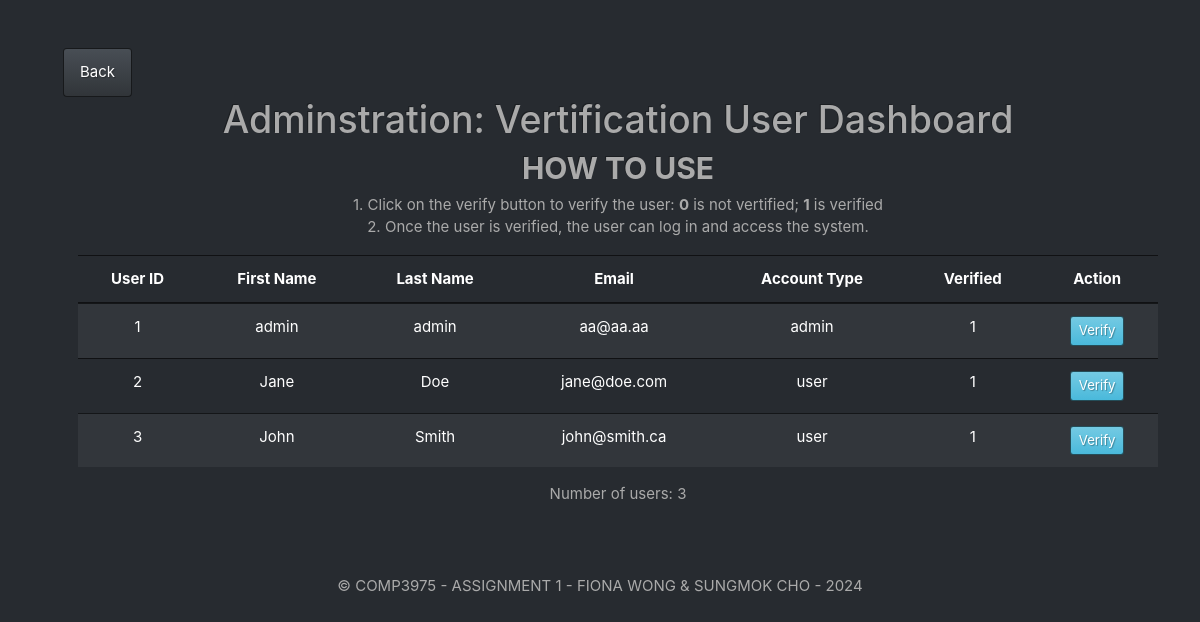
Page /members/admin.php on the earlier database version.
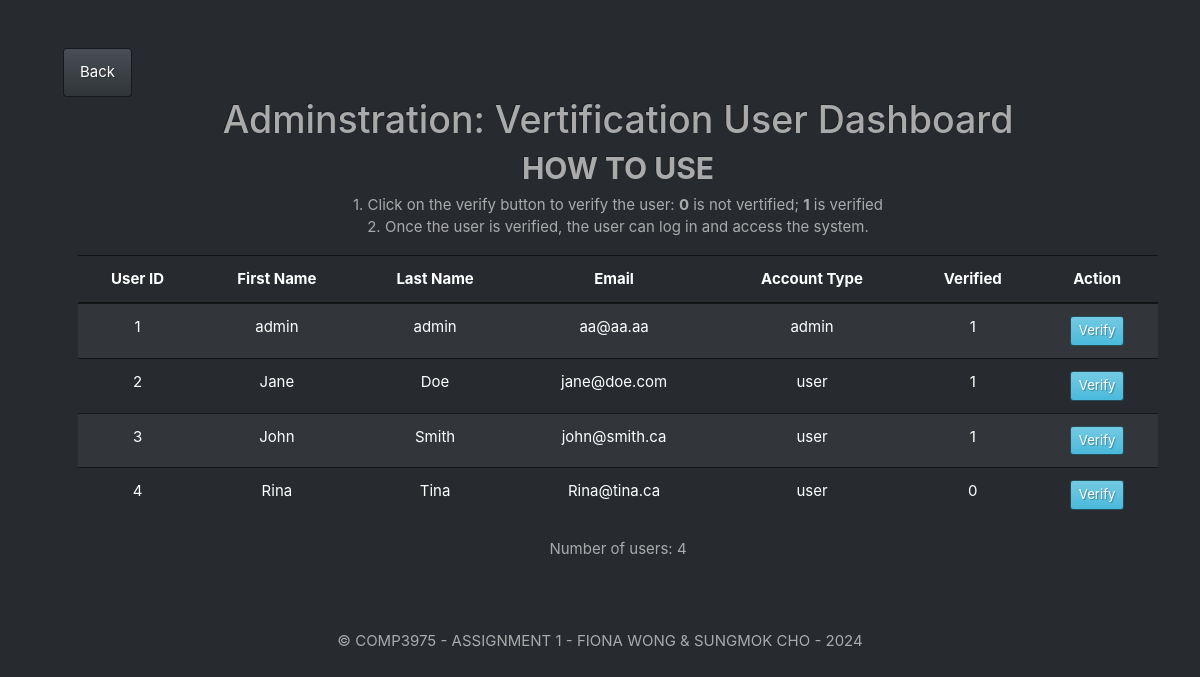
Same page on the later database version.
### tables this page shows
CREATE TABLE users (
    id INTEGER PRIMARY KEY AUTOINCREMENT,
    username TEXT NOT NULL,
    password TEXT NOT NULL, 
    first_name TEXT NOT NULL,
    last_name TEXT NOT NULL,
    account_type TEXT NOT NULL,
    verified BOOLEAN DEFAULT 0,
    created_at DATETIME DEFAULT CURRENT_TIMESTAMP
);

### bank.php (called while the page is built, shortened)
<?php
class Bank{
    private $dbPath;
    public function __construct($dbPath) {
        $this->dbPath = $dbPath;
    }
    public function getUsers() {
        $conn = new SQLite3($this->dbPath);
        $sql = "SELECT * FROM users";
        $result = $conn->query($sql);
        $users = [];
        while ($row = $result->fetchArray(SQLITE3_ASSOC)) {
            $users[] = $row;
        }
        return $users;
    }
}
?>

### members/admin.php (the view, shortened to what this page needs)
<?php include("../include/_header.php") ?>
<a href="home.php" class="btn btn-primary">Back</a>
<div class="container text-center">
    <h1>Adminstration: Vertification User Dashboard</h1>
    <h2><b>HOW TO USE</b></h2>
    <p> 1. Click on the verify button to verify the user: <b>0</b> is not vertified; <b>1</b> is verified <br>
     2. Once the user is verified, the user can log in and access the system.</p>
    <div class="row">
        <div class="col-md-12">
            <table class="table table-striped">
                <thead>
                    <tr>
                        <th scope="col">User ID</th>
                        <th scope="col">First Name</th>
                        <th scope="col">Last Name</th>
                        <th scope="col">Email</th>
                        <th scope="col">Account Type</th>
                        <th scope="col">Verified</th>
                        <th scope="col">Action</th>
                    </tr>
                </thead>
                <tbody>
                    <?php
                    require_once "../bank.php";
                    $dbPath = '../bank.sqlite';
                    $bank = new Bank($dbPath);
                    $users = $bank->getUsers();
                    foreach ($users as $user) {
                        echo "<tr>";
                        echo "<td>" . $user['id'] . "</td>";
                        echo "<td>" . $user['first_name'] . "</td>";
                        echo "<td>" . $user['last_name'] . "</td>";
                        echo "<td>" . $user['username'] . "</td>";
                        echo "<td>" . $user['account_type'] . "</td>";
                        echo "<td>" . $user['verified'] . "</td>";
                        echo "<td>" . "<a href='verify_user.php?id=" . $user['id'] . "' class='btn btn-info btn-sm'>Verify</a>" . "</td>";
                        echo "</tr>";
                        }
                    ?>
                </tbody>
            </table>
            <div>
                <p>Number of users: <?php echo count($users); ?> </p>
            </div>
        </div>
    </div>
</div>
<?php include("../include/_footer.php") ?>

### include/_header.php (shortened to what this page needs)
<!DOCTYPE html>
<html lang="en">
<head>
    <link rel="stylesheet" href="https://bootswatch.com/4/slate/bootstrap.min.css">
</head>
<body>
<div class="container m-5">

### include/_footer.php (shortened to what this page needs)
</div>
<div class="footer">
    <p style="text-align: center; padding: 5px;">© COMP3975 - ASSIGNMENT 1 - FIONA WONG & SUNGMOK CHO - 2024
    </p>
</div>
</body>
</html>

Differences in the rows shown:
added users: id "4", first_name "Rina", last_name "Tina", username "Rina@tina.ca", account_type "user", verified "0"
Other differences:
count($users): "3" → "4"
